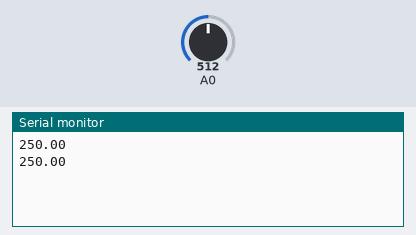
The sketch below on a simulated Arduino Uno, built with avr-gcc and run on an emulated ATmega328P. Shown: the last lines printed to the serial monitor. Inputs (shaded band) come from the test bench; at power-on: A0 = 512.

Above: at 1.8 s.
1.9 s: A0 set to 716
At 2.5 s:
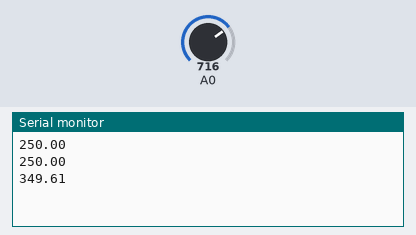
3.4 s: A0 set to 900
At 4.8 s:
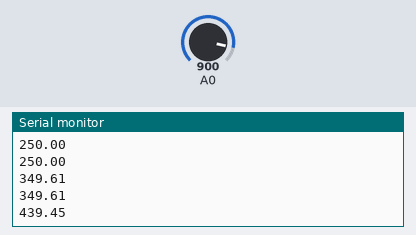
Timing chart, 0 to 6.4 s (numbered marks = the images above; inputs shaded):
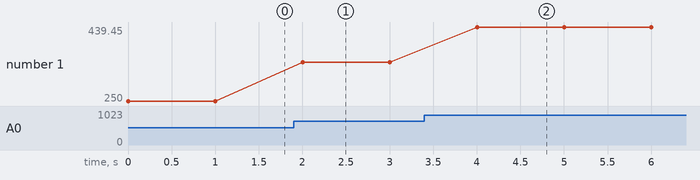

Measured:
- after the input at 1.9 s, the serial monitor: prints a new line after 0.10 s (image 1)
- after the input at 3.4 s, the serial monitor: prints a new line after 0.60 s (image 2)
- plotted number 1: 250 → 349.61 after the input at 1.9 s, 349.61 → 439.45 after the input at 3.4 s

The sketch:

LM35_RS232.ino
```cpp
int ledPin = 13;
boolean ledOn = false;

void setup(){
  Serial.begin(9600);   // Скорость работы порта
}

void loop(){

int  val = analogRead(A0);         // Чтение

float temp = (val*5.0/1024)*100;
  Serial.println(temp);
  delay(1000);
}
```
